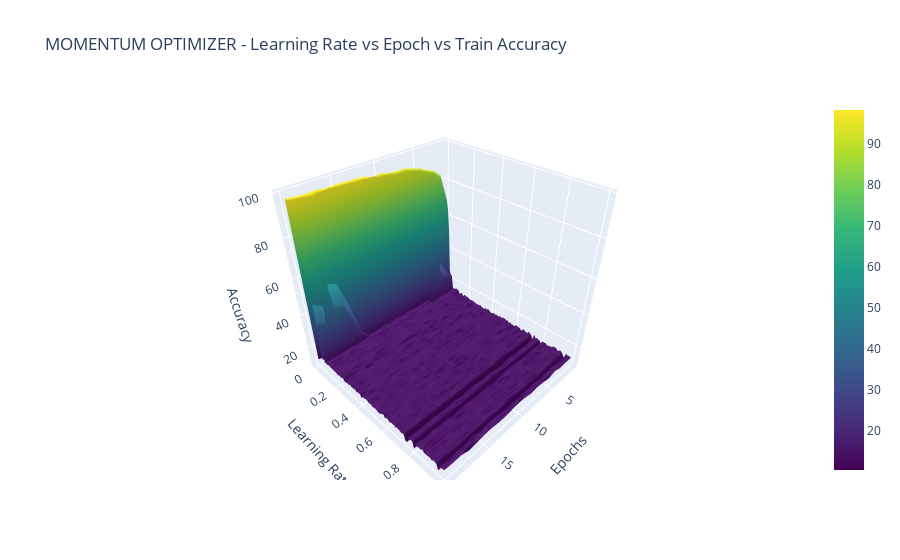

The notebook cell saved with this chart:
### Code cell
optimizer = "Momentum Optimizer"
metric = "Epoch"

# Create 3D surface plot
trace = go.Surface(x=np.arange(1, num_epochs + 1), y=learning_rates, z=train_accuracy_data, colorscale='Viridis')
layout = go.Layout(
    scene=dict(
        xaxis=dict(title='Epochs'),
        yaxis=dict(title='Learning Rate'),
        zaxis=dict(title='Accuracy'),
    ),
    title=f'{optimizer.upper()} - Learning Rate vs {metric.capitalize()} vs Train Accuracy'
)
fig = go.Figure(data=[trace], layout=layout)
fig.show()

### Figure 1 — Plotly figure (JSON) as saved in the notebook; plotly's stock layout.template omitted (floating-point values rounded to 4 significant figures; data arrays with more than 128 entries replaced by an {"elided": "..."} marker saying what was removed)
{"data": [{"colorscale": [[0, "#440154"], [0.1111, "#482878"], [0.2222, "#3e4989"], [0.3333, "#31688e"], [0.4444, "#26828e"], [0.5556, "#1f9e89"], [0.6667, "#35b779"], [0.7778, "#6ece58"], [0.8889, "#b5de2b"], [1, "#fde725"]], "type": "surface", "x": [1, 2, 3, 4, 5, 6, 7, 8, 9, 10, 11, 12, 13, 14, 15, 16, 17, 18, 19, 20], "y": [0, 0.01, 0.02, 0.03, 0.04, 0.05, 0.06, 0.07, 0.08, 0.09, 0.1, 0.11, 0.12, 0.13, 0.14, 0.15, 0.16, 0.17, 0.18, 0.19, 0.2, 0.21, 0.22, 0.23, 0.24, 0.25, 0.26, 0.27, 0.28, 0.29, 0.3, 0.31, 0.32, 0.33, 0.34, 0.35, 0.36, 0.37, 0.38, 0.39, 0.4, 0.41, 0.42, 0.43, 0.44, 0.45, 0.46, 0.47, 0.48, 0.49, 0.5, 0.51, 0.52, 0.53, 0.54, 0.55, 0.56, 0.57, 0.58, 0.59, 0.6, 0.61, 0.62, 0.63, 0.64, 0.65, 0.66, 0.67, 0.68, 0.69, 0.7, 0.71, 0.72, 0.73, 0.74, 0.75, 0.76, 0.77, 0.78, 0.79, 0.8, 0.81, 0.82, 0.83, 0.84, 0.85, 0.86, 0.87, 0.88, 0.89, 0.9, 0.91, 0.92, 0.93, 0.94, 0.95, 0.96, 0.97, 0.98, 0.99, 1], "z": {"elided": "101x20 float values"}}], "layout": {"scene": {"xaxis": {"title": {"text": "Epochs"}}, "yaxis": {"title": {"text": "Learning Rate"}}, "zaxis": {"title": {"text": "Accuracy"}}}, "title": {"text": "MOMENTUM OPTIMIZER - Learning Rate vs Epoch vs Train Accuracy"}}}
